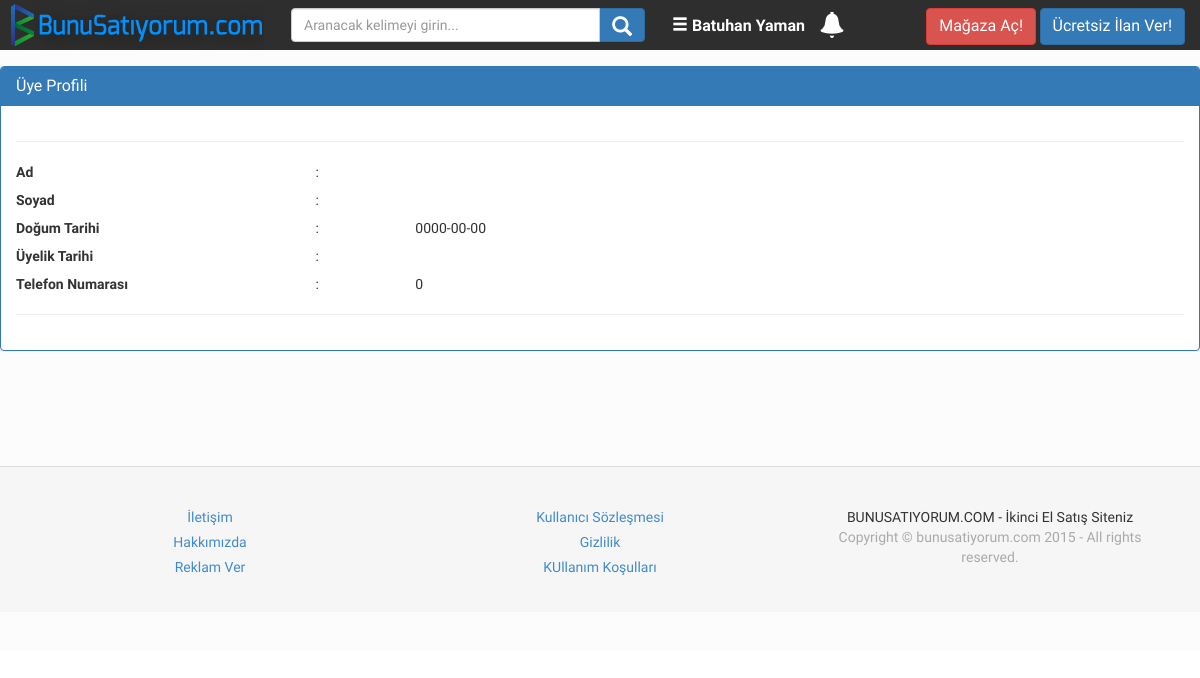
The app's page /profil.php?id=1 (signed in) with its own data.
### tables this page shows
CREATE TABLE IF NOT EXISTS `members` (
`memberID` int(11) NOT NULL,
  `name` varchar(255) NOT NULL,
  `surname` varchar(225) NOT NULL,
  `username` varchar(255) NOT NULL,
  `password` varchar(60) NOT NULL,
  `telno` varchar(13) NOT NULL,
  `showTel` tinyint(4) DEFAULT '1',
  `birthDate` date NOT NULL,
  `registerDate` varchar(100) NOT NULL,
  `email` varchar(255) NOT NULL,
  `active` varchar(255) NOT NULL,
  `resetToken` varchar(255) DEFAULT NULL,
  `resetComplete` varchar(3) DEFAULT 'No',
  `notification` int(11) NOT NULL DEFAULT '0',
  `lastProductID` int(11) NOT NULL,
  `il` int(4) NOT NULL,
  `ilce` int(4) NOT NULL
);

### classes/user.php (called while the page is built, shortened)
<?php
class User extends Password{
    private $_db;
    function __construct($db){
    	$this->_db = $db;
		if(isset($_SESSION['username']))
		$this->getValues($_SESSION['username']);
    }
	private function getValues($username){
		$stmt = $this->_db->prepare('SELECT * FROM members WHERE username = :username');
			$stmt->execute(array('username' => $username));
			$row = $stmt->fetch();
			$this->surname = $row['surname'];
			$this->name = $row['name'];
		}
	public function is_logged_in(){
		if(isset($_SESSION['loggedin']) && $_SESSION['loggedin'] == true){
			return true;
		}
	}
}
?>

### includes/config.php (called while the page is built, shortened)
<?php
try {
	$db = new PDO("mysql:host=".DBHOST.";dbname=".DBNAME, DBUSER, DBPASS,array(PDO::MYSQL_ATTR_INIT_COMMAND => "SET NAMES utf8"));
	$db->setAttribute(PDO::ATTR_ERRMODE, PDO::ERRMODE_EXCEPTION);
} catch(PDOException $e) {
    echo '<p class="bg-danger">'.$e->getMessage().'</p>';
    exit;
}
include('classes/user.php');
$user = new User($db);
?>

### profil.php (the view, shortened to what this page needs)
<?php require('layout/header.php');
?>
<link rel="stylesheet" href="style/blankpage.css">
<div id="Content" class="clearfix">
           <div   class="panel panel-primary">
                <div  class="panel-heading">
                <h3 class="panel-title">Üye Profili</h3>
                </div>
<div class="panel-body">
		<?php
			if(isset($_GET['id'])){
				$stmt = $db->prepare("SELECT * FROM members WHERE memberID =".$_GET['id']." ");
					$stmt->execute();
					$row = $stmt->fetch();
				echo'<hr><div style="margin-bottom:8px;" class="row">
              	 <div class="col-md-3"><b>Ad</b></div>
				 <div class="col-md-1">:</div>
				 <div class="col-md-6">'.$row['name'].'</div>
              </div>
               		<div style="margin-bottom:8px;" class="row">
              	 <div class="col-md-3"><b>Soyad</b></div>
				 <div class="col-md-1">:</div>
				 <div class="col-md-6">'.$row['surname'].'</div>
              </div>
                   <div style="margin-bottom:8px;" class="row">
              	 <div class="col-md-3"><b>Doğum Tarihi</b></div>
				 <div class="col-md-1">:</div>
				 <div class="col-md-6">'.$row['birthDate'].'</div>
              </div>
			  <div style="margin-bottom:8px;" class="row">
              	 <div class="col-md-3"><b>Üyelik Tarihi</b></div>
				 <div class="col-md-1">:</div>
				 <div class="col-md-6">'.$row['registerDate'].'</div>
              </div>
			  ';
			if($row['showTel'] == 1)  {
			   echo'    <div style="margin-bottom:8px;" class="row">
              	 <div class="col-md-3"><b>Telefon Numarası</b></div>
				  <div class="col-md-1">:</div>
				 <div class="col-md-6">'.$row['telno'].'</div>
              </div>';}
			}
			else{
				header('Location: index.php');
			}
		echo'<hr>';
		?>
</div>
    </div>
        </div>
<?php
require('layout/footer.php');
?>

### layout/header.php (shortened to what this page needs)
<?php
require('includes/config.php');
?>
<!DOCTYPE html>
<html>
    <head>
	<link rel="stylesheet" href="style/boilerplate.css">
	<link rel="stylesheet" href="style/header.css">
    <link href="style/bootstrap/css/bootstrap.css" rel="stylesheet">
    </head>
    <body>
    <div id="primaryContainer" class="primaryContainer clearfix">
        <div id="TopBarBack" class="clearfix">
            <div id="TopBar" class="clearfix">
             <div id="Sol" class="clearfix">
                <a href="index.php"><img src="images/logo3.png"></a>
                </div>
                <div id="Orta" class="clearfix">
              <form action="arama.php" method="post">
                <div class="col-lg-12">
    		<div class="input-group">
      <input name="kelime" placeholder="Aranacak kelimeyi girin..." type="text" class="form-control">
      <span class="input-group-btn">
        <button class="btn btn-primary"   name="ara" type="submit"><span style="font-size:20px;" class="glyphicon glyphicon-search"></span></button>
      </span>
    </div>
  </div>
     </form>
                </div>
                <div  id="Sag" class="clearfix">
                <?php
				if(!$user->is_logged_in()){
              								echo ' <a style="color:#Fff;font-size:16px;" href="login.php">Giriş Yap</a> | <a style="color:#F00;font-size:16px;" href="register.php">Üye Ol!</a> ';
			   							}
										else{
												echo '<a href="memberpage.php" style="font-size:16px;color:#FFF;"><span class="glyphicon glyphicon-menu-hamburger" aria-hidden="true"></span><b> '.$user->name . " " . $user->surname  .'</b></a>';
												echo '&nbsp;&nbsp;&nbsp;&nbsp;<a href="notifications.php"><span class="glyphicon glyphicon-bell" style="font-size:26px;color:#FFF; position:absolute; margin-top:12px;" aria-hidden="true"> <a href="memberpage.php"><span style="background-color:#ff0000;position:absolute; margin-top:-8px;margin-left:10px;padding-left:6px;padding-top:1px;"  class="badge badge-primary">'; if($user->notification != 0)echo $user->notification; echo'</span></a>
												</span></a>';
											}
			   ?></div>
               <div align="right"  id="Ilan" class="clearfix">
                <a href="magaza.php"><button class="btn btn-danger" style="font-size:16px;" tabindex="5">Mağaza Aç!</button></a>
                <a href="add.php"><button class="btn btn-primary" style="font-size:16px;" tabindex="5">Ücretsiz İlan Ver!</button></a>
                </div>
            </div>
        </div>

### style/boilerplate.css (style rules this page uses)
html { font-size: 100%; overflow-y: scroll; -webkit-text-size-adjust: 100%; -ms-text-size-adjust: 100%; }
body { margin: 0; font-size: 100%; line-height: 1.231; }
body, button, input, select, textarea { font-family: helvetica, arial,"lucida grande", verdana, "メイリオ", "ＭＳ Ｐゴシック", sans-serif; color: #222; }
b, strong { font-weight: bold; }
hr { display: block; height: 1px; border: 0; border-top: 1px solid #ccc; margin: 1em 0; padding: 0; }
img { border: 0; -ms-interpolation-mode: bicubic; vertical-align: middle; }
form { margin: 0; }
button, input, select, textarea { font-size: 100%; margin: 0; vertical-align: baseline; *vertical-align: middle; }
button, input { line-height: normal; }
button, input[type="button"], input[type="reset"], input[type="submit"] { cursor: pointer; -webkit-appearance: button; *overflow: visible; }
.clearfix:before, .clearfix:after { content: ""; display: table; }
.clearfix:after { clear: both; }
.clearfix { *zoom: 1; }
html { overflow-y: auto; background-color: transparent; height: 100%; }
body { background: #fff; font: normal 100%; position: relative; height: 100%; }
body, div, img, p, button, input, select, textarea, a { box-sizing: border-box; }
input { cursor: default; display: block; }

### style/header.css (style rules this page uses)
.primaryContainer { font-family: 'Hind', sans-serif; height: auto; margin-left: auto; margin-right: auto; min-height: 650px; width: 100%; background-color:#FCFCFC; float: none; clear: none; position: relative; }
#TopBarBack { float: none; height: 50px; margin: 0px auto; clear: none; width: 100%; min-height: 0px; min-width: 0px; background-color: rgb(60, 60, 60); }
#TopBar { float: none; height: 50px; margin-left: auto; margin-top: 0px; clear: none; width: 1200px; min-width:950px; max-width:1250px; background-color: rgb(46, 46, 46); margin-right: auto; }
#Sag { float: left; height: 50px; padding: 4px; padding-top: 15px; width: 250px; }
#Ilan { float: left; height: 50px; padding: 8px; padding-left:5px; width: 275px; }
#Sol { float: left; height: 50px; margin-left: 8px; clear: none; width: 260px; margin-right: 0%; }
#Orta { float: left; height: 50px; margin-left: 0; margin-top: 0px; clear: none; width: 400px; margin-right: 0%; padding:8px; }

### style/blankpage.css (style rules this page uses)
#Content { float: none; height: auto; clear: none; width: 1200px; min-width:950px; max-width:1250px; min-width: 0px; position: static; top: 0px; left: 0px; overflow-y: visible; overflow-x: visible; margin-top: 16px; margin-left: auto; display: block; margin-right: auto; min-height: 400px; }

### records on screen
members: name "Batuhan", surname "Yaman"
members: birthDate "0000-00-00", telno "0"
